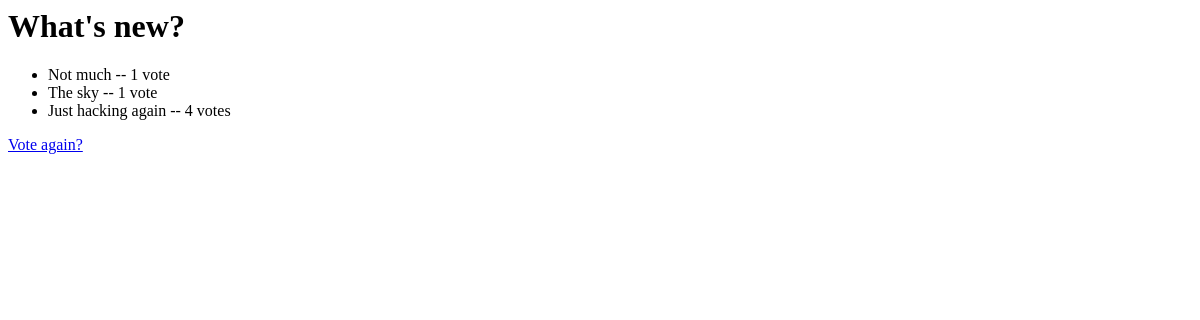
/polls/1/results/, run on an earlier commit of the app's database.
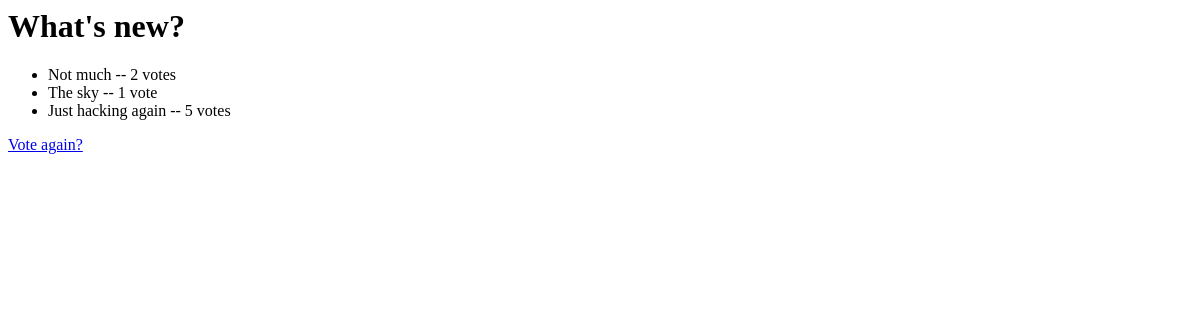
And on a later commit of the database.
### polls/models.py (models this page shows, shortened)
class Question(models.Model):
    question_text = models.CharField(max_length=200)
    pub_date = models.DateTimeField('date published')
    def was_published_recently(self):
        now = timezone.now()
        return now - datetime.timedelta(days=1) <= self.pub_date <= now
    was_published_recently.admin_order_field = 'pub_date'
    was_published_recently.boolean = True
    was_published_recently.short_description = 'Pulished recently?'

class Choice(models.Model):
    question = models.ForeignKey(Question, on_delete=models.CASCADE)
    choice_text = models.CharField(max_length=200)
    votes = models.IntegerField(default=0)

### polls/views.py (the view)
# urls.py: url(r'^(?P<pk>[0-9]+)/results/$', views.ResultsView.as_view(), name='results'),
class ResultsView(generic.DetailView):
	model = Question
	template_name = 'polls/results.html'

### polls/templates/polls/results.html
<h1>{{ question.question_text }}</h1>
<ul>
	{% for choice in question.choice_set.all %}
		<li>
			{{ choice.choice_text }} -- {{choice.votes}} vote{{ choice.votes|pluralize }}
		</li>
	{% endfor %}
</ul>
<a href="{% url 'polls:detail' question.id %}">Vote again?</a>

What changed in the data, as far as the page shows it:
changed Choice "Not much": votes "1" → "2"
changed Choice "Just hacking again": votes "4" → "5"
